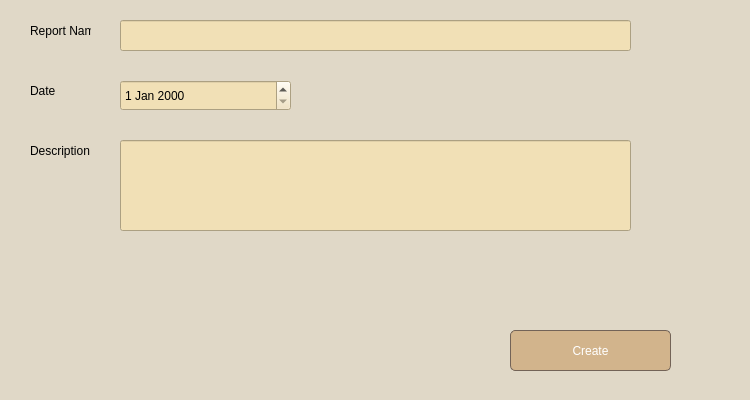
<?xml version="1.0" encoding="UTF-8"?>
<ui version="4.0">
 <class>Form</class>
 <widget class="QWidget" name="Form">
  <property name="geometry">
   <rect>
    <x>0</x>
    <y>0</y>
    <width>750</width>
    <height>400</height>
   </rect>
  </property>
  <property name="windowTitle">
   <string>Form</string>
  </property>
  <property name="styleSheet">
   <string notr="true">background-color: #e0d8c7;</string>
  </property>
  <widget class="QLineEdit" name="lineEdit">
   <property name="geometry">
    <rect>
     <x>120</x>
     <y>20</y>
     <width>511</width>
     <height>31</height>
    </rect>
   </property>
   <property name="styleSheet">
    <string notr="true">background: #F1E0B6;</string>
   </property>
  </widget>
  <widget class="QLabel" name="label">
   <property name="geometry">
    <rect>
     <x>30</x>
     <y>10</y>
     <width>61</width>
     <height>41</height>
    </rect>
   </property>
   <property name="styleSheet">
    <string notr="true">font: 10pt  &quot;Times New Roman&quot;;
</string>
   </property>
   <property name="text">
    <string>Report Name</string>
   </property>
  </widget>
  <widget class="QLabel" name="label_3">
   <property name="geometry">
    <rect>
     <x>30</x>
     <y>70</y>
     <width>61</width>
     <height>41</height>
    </rect>
   </property>
   <property name="styleSheet">
    <string notr="true">font: 10pt  &quot;Times New Roman&quot;;</string>
   </property>
   <property name="text">
    <string>Date</string>
   </property>
  </widget>
  <widget class="QLabel" name="label_7">
   <property name="geometry">
    <rect>
     <x>30</x>
     <y>130</y>
     <width>121</width>
     <height>41</height>
    </rect>
   </property>
   <property name="styleSheet">
    <string notr="true">font: 10pt  &quot;Times New Roman&quot;;</string>
   </property>
   <property name="text">
    <string>Description</string>
   </property>
  </widget>
  <widget class="QPushButton" name="pushButton">
   <property name="geometry">
    <rect>
     <x>510</x>
     <y>330</y>
     <width>161</width>
     <height>41</height>
    </rect>
   </property>
   <property name="styleSheet">
    <string notr="true">#pushButton {
    background-color: #D2B48C; 
    color: #ffffff; 
    padding: 10px 20px; 
    border: 1px solid #736357; 
    border-radius: 5px; 
}

#pushButton:hover {
    background-color: #F1E0B6; 
}

#pushButton:pressed {
    background-color: #1f618d;
}
</string>
   </property>
   <property name="text">
    <string>Create</string>
   </property>
  </widget>
  <widget class="QLineEdit" name="lineEdit_5">
   <property name="geometry">
    <rect>
     <x>120</x>
     <y>140</y>
     <width>511</width>
     <height>91</height>
    </rect>
   </property>
   <property name="styleSheet">
    <string notr="true">background: #F1E0B6;</string>
   </property>
   <property name="text">
    <string/>
   </property>
  </widget>
  <widget class="QDateEdit" name="dateEdit">
   <property name="geometry">
    <rect>
     <x>120</x>
     <y>80</y>
     <width>171</width>
     <height>31</height>
    </rect>
   </property>
   <property name="styleSheet">
    <string notr="true">background: #F1E0B6;</string>
   </property>
  </widget>
 </widget>
 <resources/>
 <connections/>
</ui>
